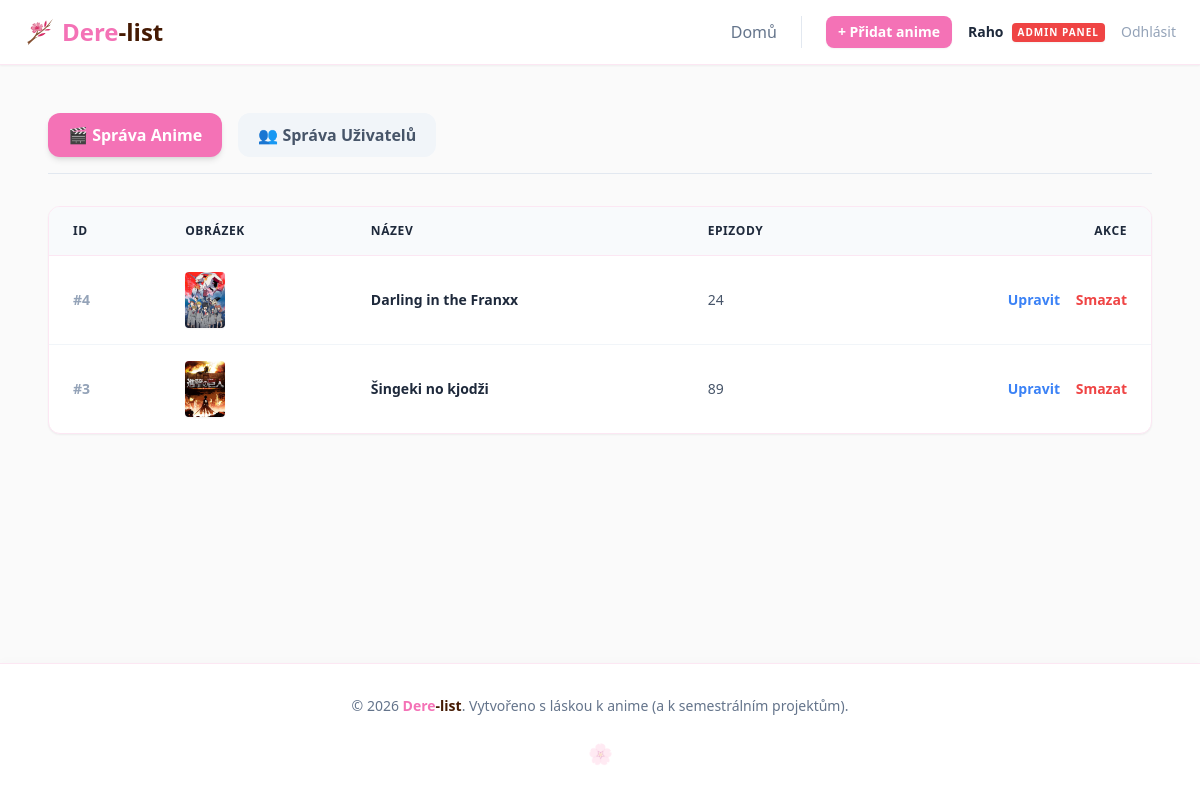
Screenshot of /public/index.php?url=admin/dashboard (signed in) with the database file from the repository.
### tables this page shows
CREATE TABLE `anime` (
  `id` int(11) NOT NULL,
  `primary_title` varchar(255) NOT NULL,
  `description` text DEFAULT NULL,
  `episodes` int(11) DEFAULT NULL,
  `image` varchar(255) DEFAULT NULL,
  `added_by` int(11) DEFAULT NULL,
  `updated_by` int(11) DEFAULT NULL,
  `updated_at` datetime DEFAULT NULL,
  `created_at` timestamp NOT NULL DEFAULT current_timestamp()
);

### app/controllers/AdminController.php (called while the page is built, shortened)
<?php
class AdminController extends Controller {
    public function dashboard() {
        $animeModel = $this->model('Anime');
        $animes = $animeModel->getAll();
        $this->view('admin/dashboard', ['animes' => $animes]);
    }
}

### core/App.php (called while the page is built, shortened)
<?php
class App {
    protected $method = 'index';
    public function __construct() {
        $url = $this->parseUrl();
        if (isset($url[0])) {
            $potentialController = ucfirst($url[0]) . 'Controller';
            if (file_exists('../app/controllers/' . $potentialController . '.php')) {
                unset($url[0]);
            }
        }
        $this->controller = new $this->controller;
        if (isset($url[1])) {
            if (method_exists($this->controller, $url[1])) {
                $this->method = $url[1];
                unset($url[1]);
            }
        }
        $this->params = $url ? array_values($url) : [];
        call_user_func_array([$this->controller, $this->method], $this->params);
    }
    public function parseUrl() {
        if (isset($_GET['url'])) {
            return explode('/', filter_var(rtrim($_GET['url'], '/'), FILTER_SANITIZE_URL));
        }
        return [];
    }
}

### public/index.php (called while the page is built, shortened)
<?php
require_once '../core/App.php';
require_once '../core/Controller.php';
$app = new App();

### app/models/Anime.php (called while the page is built, shortened)
<?php
require_once '../app/models/Database.php';
class Anime {
    private $db;
    public function __construct() {
        $database = new Database();
        $this->db = $database->getConnection();
    }
    public function getAll($searchQuery = '') {
        $sql = "SELECT a.*,
                       (SELECT AVG(score) FROM user_anime_list WHERE anime_id = a.id AND score IS NOT NULL) as avg_score,
                       (SELECT title FROM anime_titles WHERE anime_id = a.id AND type = 'english' LIMIT 1) as english_title
                FROM anime a ";
        $sql .= " ORDER BY a.created_at DESC";
        $stmt = $this->db->prepare($sql);
        if (!empty($searchQuery)) {
            $searchTerm = '%' . $searchQuery . '%';
            $stmt->execute([
                ':search1' => $searchTerm,
                ':search2' => $searchTerm
            ]);
        } else {
            $stmt->execute();
        }
        return $stmt->fetchAll();
    }
}

### app/models/Database.php (called while the page is built, shortened)
<?php
class Database {
    private $host = DB_HOST;
    private $db_name = DB_NAME;
    private $username = DB_USER;
    private $password = DB_PASS;
    public function getConnection() {
        $this->conn = null;
        try {
            $dsn = "mysql:host=" . $this->host . ";dbname=" . $this->db_name . ";charset=utf8mb4";
            $options = [
                PDO::ATTR_ERRMODE            => PDO::ERRMODE_EXCEPTION,
                PDO::ATTR_DEFAULT_FETCH_MODE => PDO::FETCH_ASSOC,
                PDO::ATTR_EMULATE_PREPARES   => false,
            ];
            $this->conn = new PDO($dsn, $this->username, $this->password, $options);
        } catch(PDOException $exception) {
            die("Chyba připojení k databázi: " . $exception->getMessage());
        }
        return $this->conn;
    }
}

### app/views/admin/dashboard.php (the view)
<?php require_once '../app/views/layout/header.php'; ?>
<main class="max-w-6xl mx-auto px-6 py-12 w-full flex-1">
    <div class="flex gap-4 mb-8 border-b border-slate-200 pb-4">
        <a href="<?= BASE_URL ?>/index.php?url=admin/dashboard" class="px-5 py-2.5 bg-sakura text-white rounded-xl font-bold shadow-md transition-all">
            🎬 Správa Anime
        </a>
        <a href="<?= BASE_URL ?>/index.php?url=user/index" class="px-5 py-2.5 bg-slate-100 text-slate-600 rounded-xl hover:bg-slate-200 font-bold transition-colors">
            👥 Správa Uživatelů
        </a>
    </div>
    <div class="bg-white rounded-xl shadow-sm border border-sakura-light overflow-hidden">
        <table class="w-full text-left text-sm text-slate-600">
            <thead class="bg-slate-50 border-b border-sakura-light text-slate-800 uppercase tracking-wider text-xs">
                <tr>
                    <th class="px-6 py-4 font-bold">ID</th>
                    <th class="px-6 py-4 font-bold">Obrázek</th>
                    <th class="px-6 py-4 font-bold">Název</th>
                    <th class="px-6 py-4 font-bold">Epizody</th>
                    <th class="px-6 py-4 font-bold text-right">Akce</th>
                </tr>
            </thead>
            <tbody class="divide-y divide-slate-100">
                <?php if(empty($animes)): ?>
                    <tr><td colspan="5" class="px-6 py-8 text-center text-slate-500">Žádná data v databázi.</td></tr>
                <?php else: ?>
                    <?php foreach ($animes as $anime): ?>
                    <tr class="hover:bg-slate-50 transition-colors">
                        <td class="px-6 py-4 font-bold text-slate-400">#<?= $anime['id'] ?></td>
                        <td class="px-6 py-4">
                            <?php if(!empty($anime['image'])): ?>
                                <img src="<?= BASE_URL ?>/uploads/covers/<?= htmlspecialchars($anime['image']) ?>" class="w-10 h-14 object-cover rounded shadow-sm">
                            <?php else: ?>
                                <div class="w-10 h-14 bg-slate-200 rounded flex items-center justify-center text-[10px] text-slate-400">N/A</div>
                            <?php endif; ?>
                        </td>
                        <td class="px-6 py-4 font-bold text-slate-800"><?= htmlspecialchars($anime['primary_title']) ?></td>
                        <td class="px-6 py-4"><?= htmlspecialchars($anime['episodes'] ?? '-') ?></td>
                        <td class="px-6 py-4 text-right space-x-3">
                            <a href="<?= BASE_URL ?>/index.php?url=anime/edit/<?= $anime['id'] ?>" class="text-blue-500 hover:text-blue-700 font-bold">Upravit</a>
                            <a href="<?= BASE_URL ?>/index.php?url=admin/delete/<?= $anime['id'] ?>" onclick="return confirm('Opravdu smazat?');" class="text-red-500 hover:text-red-700 font-bold">Smazat</a>
                        </td>
                    </tr>
                    <?php endforeach; ?>
                <?php endif; ?>
            </tbody>
        </table>
    </div>
</main>
<?php require_once '../app/views/layout/footer.php'; ?>

### rows the page displays
anime: id "4", image (picture), primary_title "Darling in the Franxx", episodes "24"
anime: id "3", image (picture), primary_title "Šingeki no kjodži", episodes "89"

### other values shown
$_SESSION['username'] "Raho"
